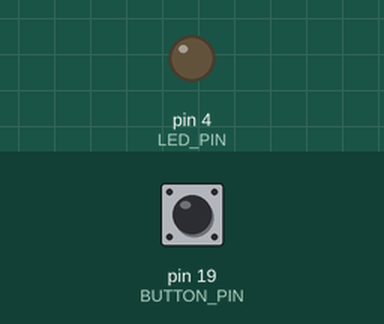
Bench run of a sketch on a simulated Arduino Uno, built with avr-gcc and run on an emulated ATmega328P. Shown: output pins drawn as LEDs (lit = HIGH). Inputs (shaded band) come from the test bench; at power-on: pin 19 (BUTTON_PIN) HIGH.

Above: at 1.2 s.
1.3 s: pin 19 (BUTTON_PIN) pulled LOW for 0.15 s
At 2.2 s:
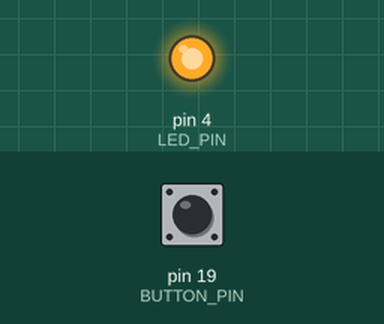
2.9 s: pin 19 (BUTTON_PIN) pulled LOW for 1 s
At 4.6 s:
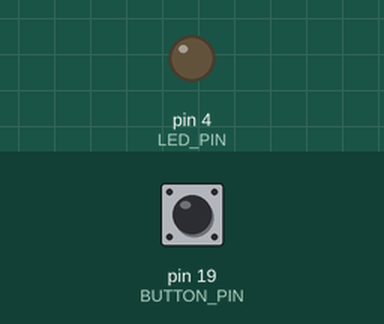
5.4 s: pin 19 (BUTTON_PIN) pulled LOW for 3.2 s
At 9.4 s:
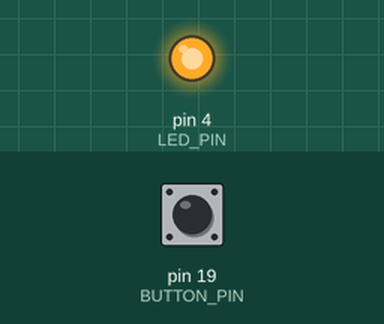
Timing chart, 0 to 10.9 s (numbered marks = the images above; inputs shaded):
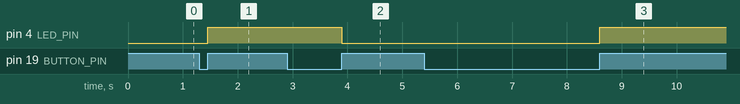

The sketch:

2.2_Button_Debounce_on_your_own.ino
```cpp
/**
 **************************************************
 *
 * @file        2.2_Button_Debounce_on_your_own.ino
 * @brief       Variation of the 2.2 Button debounce example that switches the LED when the button is released,
 *              instead of when it is pressed.
 *              For details, connection diagram and more, check out the example documentation at: <link placeholder>
 * @author      Borna Zelenika @ soldered.com
 ***************************************************
 */

/*
This is a variable to which we pass the number of pin that we had connected the BUTTON to.
The NULA board has a pin naming logic as follows: IO19, where 19 is the number that we give to the variable.
If you wish to use a different pin, make sure you are using a IO__ marked pin.
*/
const int BUTTON_PIN = 19;

/*
This is a variable to which we pass the number of pin that we had connected the LED to.
The NULA board has a pin naming logic as follows: IO4, where 4 is the number that we give to the variable.
If you wish to use a different pin, make sure you are using a IO__ marked pin.

Remember that the LED needs a 330 Ohm resistor in series with it. That resistor limits how much current flows, and
without it the LED draws more than either it or the pin is built for, so both can be damaged.
*/
const int LED_PIN = 4;

/*
Those are the variables used for button debouncing. To learn more about button debouncing, check out our example
documentation at: <link placeholder>
*/
bool ledState = false;
bool lastState = HIGH;
unsigned long lastChangeMs = 0;
const unsigned long debounceMs = 25;

void setup() {

  /*
  pinMode() is a function that configures the specified pin to behave either as an input or in this case as an output.
  This simply means that the pin "listens" for the available data when in input mode, and "writes" data when in output mode.
  As our pin needs to detect if the button has been pressed, we will put the pin in INPUT_PULLUP mode.
  INPUT_PULLUP switches on a small resistor inside the chip that gently ties the pin to 3.3V, so the pin reads HIGH
  while the button is released and the button only has to connect it to GND to read LOW.
  */
  pinMode(BUTTON_PIN, INPUT_PULLUP);

  /*
  pinMode() is a function that configures the specified pin to behave either as an input or in this case as an output.
  This simply means that the pin "listens" for available data when in input mode, and "writes" data when in output mode.
  As our pin needs to turn on the LED, we will put the pin in OUTPUT mode.
  */
  pinMode(LED_PIN, OUTPUT);
}

void loop() {

  //digitalRead() is a function that reads the value from a specified digital pin, either HIGH or LOW.
  bool reading = digitalRead(BUTTON_PIN);

  /*
  millis() is a function that returns the number of milliseconds passed since the board began running the current program.
  In this example, we use this function to check out if the debouncing period has finished. This number will overflow
  (go back to zero), after approximately 50 days.
  */
  unsigned long now = millis();

  /*
  This is our debouncing logic, we check if the button has been pressed and if enough time has passed so that we don't get
  false readings because of the noise in the signal.
  */
  if (reading != lastState && (now - lastChangeMs) > debounceMs) {
    lastChangeMs = now;

    /*
    As we are using the pull-up method for connecting the button, the readings are the other way around from what you
    might expect: the pin reads HIGH while the button is released and LOW while it is pressed. So we need to toggle the
    LED when the button state goes from LOW to HIGH, which is the moment the button is released.
    */
    if (lastState == LOW && reading == HIGH) {

      //We toggle the ledState
      ledState = !ledState;

      //We turn the LED on or off depending on the current ledState
      if (ledState == true) {
        digitalWrite(LED_PIN, HIGH);
      } else {
        digitalWrite(LED_PIN, LOW);
      }
    }
    lastState = reading;
  }
}
```

Measured:
- after the input at 1.3 s, pin 4 (LED_PIN): LOW → HIGH after 0.15 s
- after the input at 2.9 s, pin 4 (LED_PIN): HIGH → LOW after 1.0 s
- after the input at 5.4 s, pin 4 (LED_PIN): LOW → HIGH after 3.2 s
